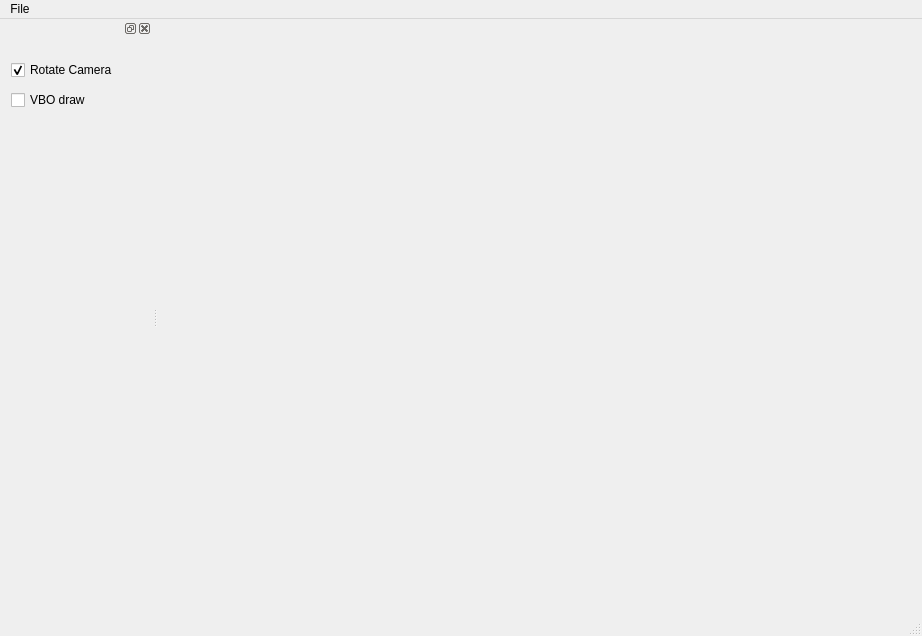
<?xml version="1.0" encoding="UTF-8"?>
<ui version="4.0">
 <class>MainWindow</class>
 <widget class="QMainWindow" name="MainWindow">
  <property name="geometry">
   <rect>
    <x>0</x>
    <y>0</y>
    <width>922</width>
    <height>636</height>
   </rect>
  </property>
  <property name="windowTitle">
   <string>MainWindow</string>
  </property>
  <widget class="QWidget" name="center">
   <layout class="QGridLayout" name="gridLayout">
    <property name="margin">
     <number>0</number>
    </property>
    <property name="spacing">
     <number>0</number>
    </property>
    <item row="0" column="0">
     <widget class="GLWidget" name="glWidget" native="true"/>
    </item>
   </layout>
  </widget>
  <widget class="QMenuBar" name="menuBar">
   <property name="geometry">
    <rect>
     <x>0</x>
     <y>0</y>
     <width>922</width>
     <height>25</height>
    </rect>
   </property>
   <widget class="QMenu" name="menuFile">
    <property name="title">
     <string>File</string>
    </property>
    <addaction name="actionLoad_Model"/>
   </widget>
   <addaction name="menuFile"/>
  </widget>
  <widget class="QStatusBar" name="statusBar"/>
  <widget class="QDockWidget" name="dockWidget">
   <property name="minimumSize">
    <size>
     <width>148</width>
     <height>53</height>
    </size>
   </property>
   <attribute name="dockWidgetArea">
    <number>1</number>
   </attribute>
   <widget class="QWidget" name="dockWidgetContents">
    <layout class="QGridLayout" name="gridLayout_2">
     <item row="0" column="0">
      <widget class="QWidget" name="btnBar" native="true">
       <property name="minimumSize">
        <size>
         <width>130</width>
         <height>0</height>
        </size>
       </property>
       <widget class="QCheckBox" name="rotateBtn">
        <property name="geometry">
         <rect>
          <x>0</x>
          <y>10</y>
          <width>131</width>
          <height>22</height>
         </rect>
        </property>
        <property name="text">
         <string>Rotate Camera</string>
        </property>
        <property name="checked">
         <bool>true</bool>
        </property>
       </widget>
       <widget class="QCheckBox" name="vboBtn">
        <property name="geometry">
         <rect>
          <x>0</x>
          <y>40</y>
          <width>108</width>
          <height>22</height>
         </rect>
        </property>
        <property name="text">
         <string>VBO draw</string>
        </property>
       </widget>
      </widget>
     </item>
    </layout>
   </widget>
  </widget>
  <action name="actionLoad_Model">
   <property name="text">
    <string>Load Model</string>
   </property>
   <property name="shortcut">
    <string>Ctrl+O</string>
   </property>
  </action>
 </widget>
 <layoutdefault spacing="6" margin="11"/>
 <customwidgets>
  <customwidget>
   <class>GLWidget</class>
   <extends>QWidget</extends>
   <header location="global">glwidget.h</header>
   <container>1</container>
   <slots>
    <slot>fileOpen()</slot>
    <slot>toggleRotate()</slot>
    <slot>toggleVboDraw()</slot>
   </slots>
  </customwidget>
 </customwidgets>
 <resources/>
 <connections>
  <connection>
   <sender>actionLoad_Model</sender>
   <signal>triggered()</signal>
   <receiver>glWidget</receiver>
   <slot>fileOpen()</slot>
   <hints>
    <hint type="sourcelabel">
     <x>-1</x>
     <y>-1</y>
    </hint>
    <hint type="destinationlabel">
     <x>535</x>
     <y>319</y>
    </hint>
   </hints>
  </connection>
  <connection>
   <sender>rotateBtn</sender>
   <signal>clicked()</signal>
   <receiver>glWidget</receiver>
   <slot>toggleRotate()</slot>
   <hints>
    <hint type="sourcelabel">
     <x>74</x>
     <y>79</y>
    </hint>
    <hint type="destinationlabel">
     <x>535</x>
     <y>319</y>
    </hint>
   </hints>
  </connection>
  <connection>
   <sender>vboBtn</sender>
   <signal>clicked()</signal>
   <receiver>glWidget</receiver>
   <slot>toggleVboDraw()</slot>
   <hints>
    <hint type="sourcelabel">
     <x>62</x>
     <y>109</y>
    </hint>
    <hint type="destinationlabel">
     <x>535</x>
     <y>319</y>
    </hint>
   </hints>
  </connection>
 </connections>
</ui>
